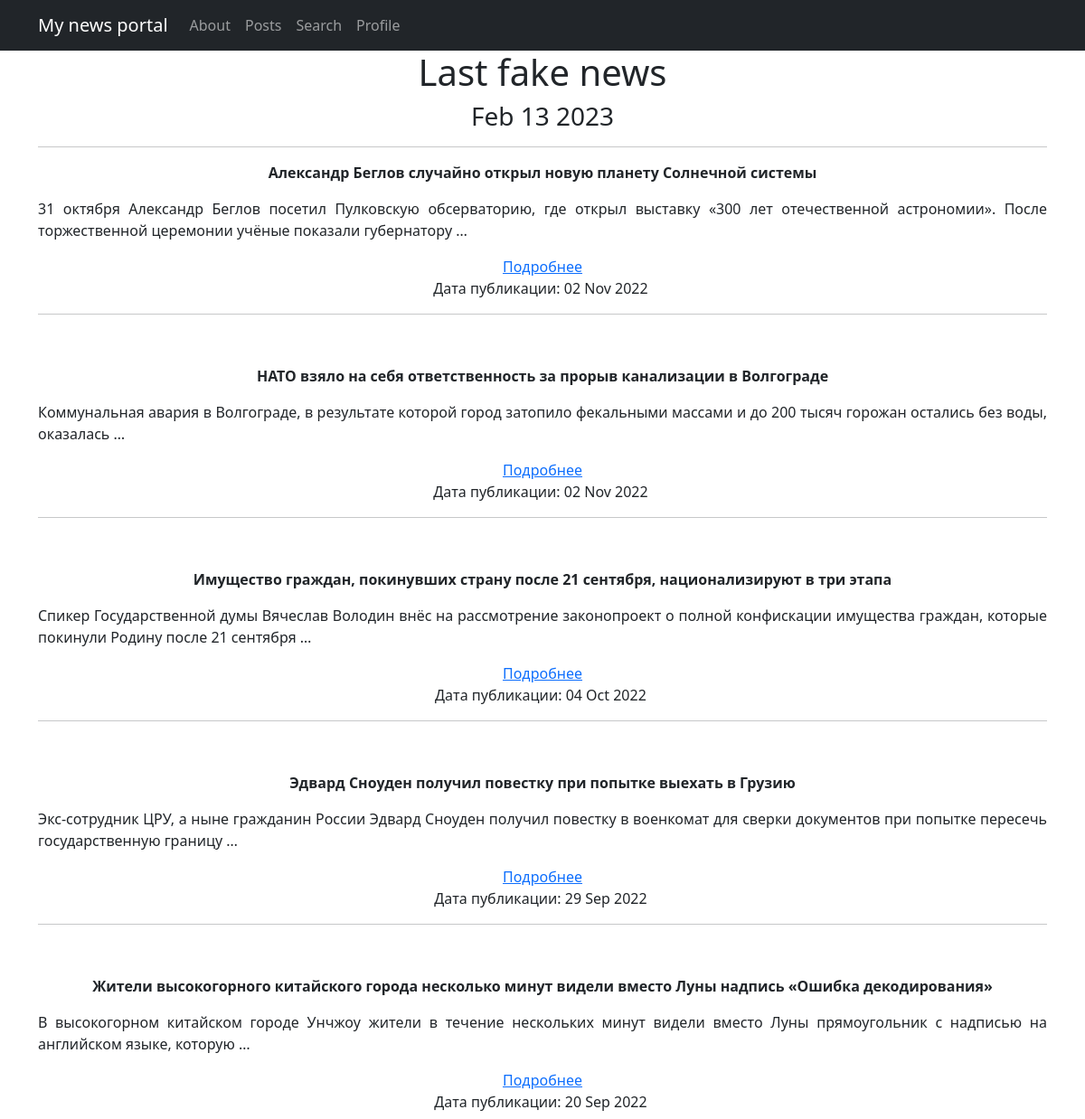
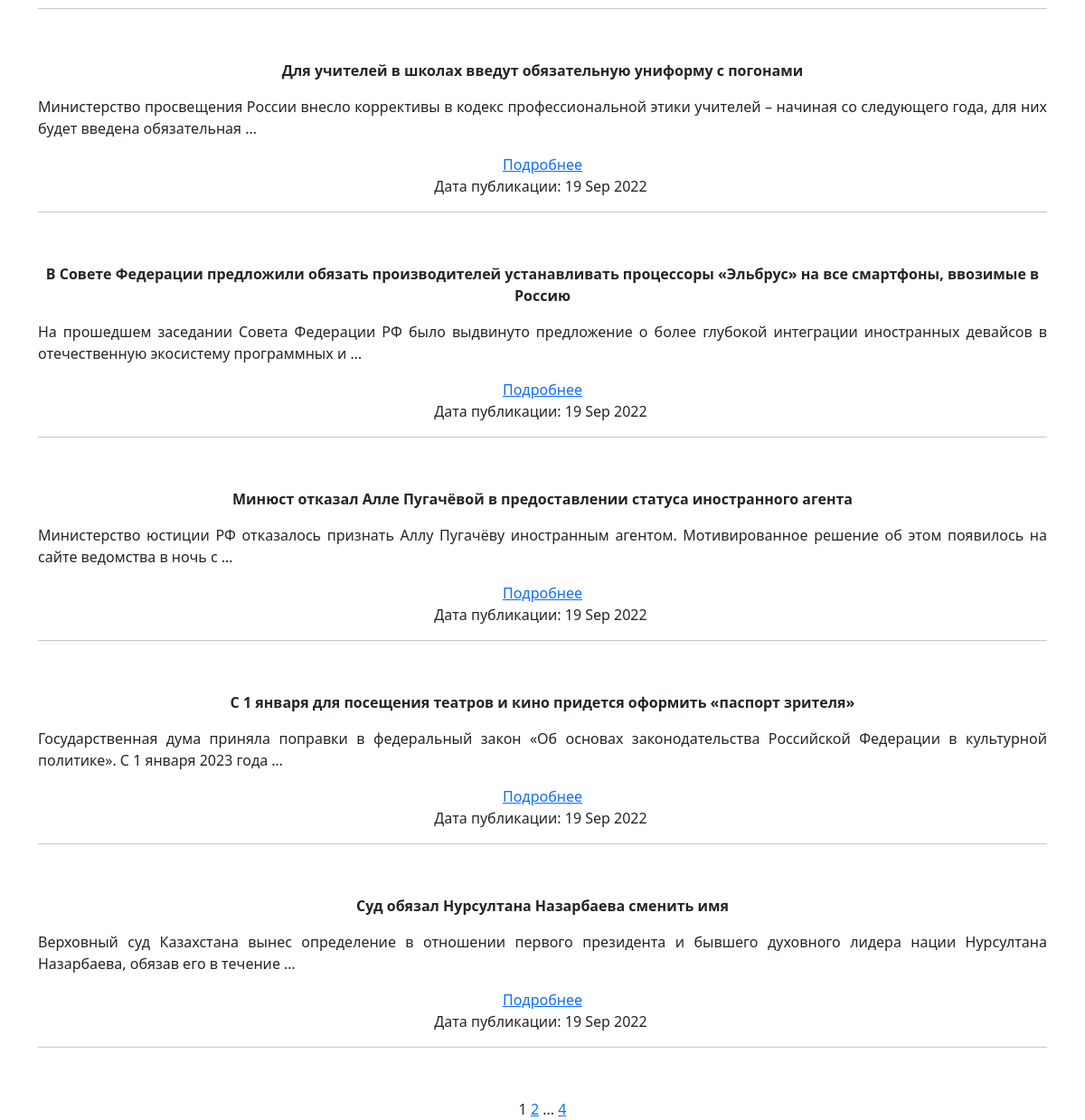
/posts/, run on the app's committed database (2 pictures, top to bottom).
### news/models.py (models this page shows, shortened)
class Post(models.Model):
    NEWS = 'NE'
    ARTICLE = 'AR'
    CHOICES = [
        (NEWS, 'Новость'),
        (ARTICLE, 'Статья')
    ]
    postAuthor = models.ForeignKey(Author, on_delete=models.CASCADE)
    categoryChoice = models.CharField(max_length=2,
                                      choices=CHOICES,
                                      default=NEWS)
    date = models.DateTimeField(auto_now_add=True)
    Category = models.ManyToManyField(Category, related_name='posts', through='PostCategory', verbose_name='Категория')
    title = models.CharField(max_length=150)
    text = models.TextField()
    rating = models.IntegerField(default=0)

### news/views.py (the view)
# urls.py: path('', cache_page(60)(PostList.as_view()), name='post_list'),
class PostList(ListView):
    model = Post
    ordering = ['-date']
    template_name = 'posts.html'
    context_object_name = 'posts'
    paginate_by = 10
    def get_context_data(self, **kwargs):
        context = super().get_context_data(**kwargs)
        context['time_now'] = datetime.utcnow()
        context['is_author'] = self.request.user.groups.filter(name='authors').exists()
        return context

### news/templatetags/custom_filters.py (called while the page is built)
@register.filter()
def censor(in_text):
   for word in in_text.split():
      if word.lower() in F_WORDS:
         in_text = in_text.replace(
            word,
            f'{word[0]}{"*" * (len(word) - 1)}'
         )
   return in_text

### news/templatetags/custom_tags.py (called while the page is built)
@register.simple_tag(takes_context=True)
def url_replace(context, **kwargs):
   d = context['request'].GET.copy()
   for k, v in kwargs.items():
       d[k] = v
   return d.urlencode()

### templates/posts.html (shortened to what this page needs)
{% extends 'flatpages/default.html' %}
{% load custom_filters %}
{% load custom_tags %}
{% load cache %}
    {% cache 30 content %}
    {% block content %}
    <h1>Last fake news</h1>
    <h3>{{ time_now|date:'M d Y' }}</h3>
    <hr>
    {% if posts %}
           {% for post in posts %}
           <tr>
               <div>
                    <p style="text-align: center;"><strong>{{ post.title|censor }}</strong></p>
               </div>
               <div>
                   <p style="text-align: justify;">{{ post.text|truncatewords:20|censor }}</p>
               </div>
               <a href="{% url 'post_detail' post.id %}">Подробнее</a>
               <div>
                    <p style="text-align: center;">Дата публикации: {{ post.date|date:'d M Y' }}&nbsp;</p>
                    <hr />
                    <p style="text-align: center;">&nbsp;</p>
               </div>
           </tr>
           {% endfor %}
    {% else %}
       <h2>There are no news!</h2>
    {% endif %}
    {{ page_obj.number }}
    {% if page_obj.has_next %}
       <a href="?{% url_replace page=page_obj.next_page_number %}">{{ page_obj.next_page_number }}</a>
       {% if paginator.num_pages != page_obj.next_page_number %}
           ...
           <a href="?{% url_replace page=page_obj.paginator.num_pages %}">{{ page_obj.paginator.num_pages }}</a>
       {% endif %}
    {% endif %}
    {% endblock content %}
    {% endcache %}

### templates/flatpages/default.html (shortened to what this page needs)
<!DOCTYPE html>
<html lang="en">
    <head>
        {% load static %}
        <link href="{% static 'css/styles.css' %}" rel="stylesheet" />
    </head>
    <body>
        <nav class="navbar navbar-expand-lg navbar-dark bg-dark static-top">
           <div class="container">
               <a class="navbar-brand" href="#">My news portal</a>
               <div class="collapse navbar-collapse" id="navbarResponsive">
                   <ul class="navbar-nav ml-auto">
                       <li class="nav-item">
                           <a class="nav-link" href="/about/">About</a>
                       </li>
                       <li class="nav-item">
                           <a class="nav-link" href="/posts/">Posts</a>
                       </li>
                       <li class="nav-item">
                           <a class="nav-link" href="/posts/search/">Search</a>
                       </li>
                       <li class="nav-item">
                           <a class="nav-link" href="/accounts/login/">Profile</a>
                       </li>
                   </ul>
               </div>
           </div>
        </nav>
        <div class="container">
            <div class="row">
                <div class="col-lg-12 text-center">
                    {% block content %}{% endblock content %}
                </div>
            </div>
        </div>
    </body>
</html>

### data on the page
Post: title|censor "Александр Беглов случайно открыл новую планету Солнечной системы", text|censor "31 октября Александр Беглов посетил Пулковскую обсерваторию, где открыл выставку «300 лет отечественной астрономии». После торжественной церемонии учёные показали губернатору …", date "02 Nov 2022"
Post: title|censor "НАТО взяло на себя ответственность за прорыв канализации в Волгограде", text|censor "Коммунальная авария в Волгограде, в результате которой город затопило фекальными массами и до 200 тысяч горожан остались без воды, оказалась …", date "02 Nov 2022"
Post: title|censor "Имущество граждан, покинувших страну после 21 сентября, национализируют в три этапа", text|censor "Спикер Государственной думы Вячеслав Володин внёс на рассмотрение законопроект о полной конфискации имущества граждан, которые покинули Родину после 21 сентября …", date "04 Oct 2022"
Post: title|censor "Эдвард Сноуден получил повестку при попытке выехать в Грузию", text|censor "Экс-сотрудник ЦРУ, а ныне гражданин России Эдвард Сноуден получил повестку в военкомат для сверки документов при попытке пересечь государственную границу …", date "29 Sep 2022"
Post: title|censor "Жители высокогорного китайского города несколько минут видели вместо Луны надпись «Ошибка декодирования»", text|censor "В высокогорном китайском городе Унчжоу жители в течение нескольких минут видели вместо Луны прямоугольник с надписью на английском языке, которую …", date "20 Sep 2022"
Post: title|censor "Для учителей в школах введут обязательную униформу с погонами", text|censor "Министерство просвещения России внесло коррективы в кодекс профессиональной этики учителей – начиная со следующего года, для них будет введена обязательная …", date "19 Sep 2022"
Post: title|censor "В Совете Федерации предложили обязать производителей устанавливать процессоры «Эльбрус» на все смартфоны, ввозимые в Россию", text|censor "На прошедшем заседании Совета Федерации РФ было выдвинуто предложение о более глубокой интеграции иностранных девайсов в отечественную экосистему программных и …", date "19 Sep 2022"
Post: title|censor "Минюст отказал Алле Пугачёвой в предоставлении статуса иностранного агента", text|censor "Министерство юстиции РФ отказалось признать Аллу Пугачёву иностранным агентом. Мотивированное решение об этом появилось на сайте ведомства в ночь с …", date "19 Sep 2022"
Post: title|censor "С 1 января для посещения театров и кино придется оформить «паспорт зрителя»", text|censor "Государственная дума приняла поправки в федеральный закон «Об основах законодательства Российской Федерации в культурной политике». С 1 января 2023 года …", date "19 Sep 2022"
Post: title|censor "Суд обязал Нурсултана Назарбаева сменить имя", text|censor "Верховный суд Казахстана вынес определение в отношении первого президента и бывшего духовного лидера нации Нурсултана Назарбаева, обязав его в течение …", date "19 Sep 2022"

### other printed values
{{ time_now|date:'M d Y' }} "Feb 13 2023"
{{ page_obj.number }} "1"
{{ page_obj.next_page_number }} "2"
{{ page_obj.paginator.num_pages }} "4"
